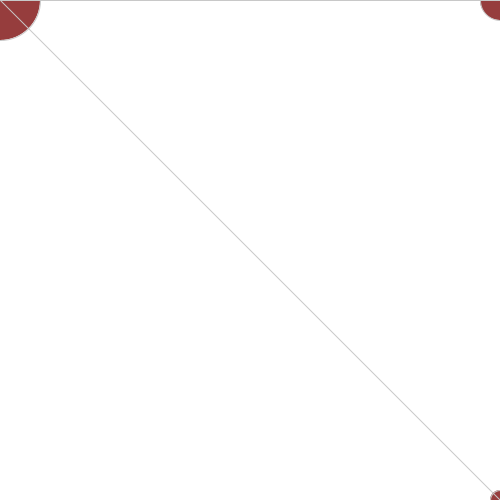
Frame 1 (no input)
Frame 60 (the mouse pressed at the canvas centre just before this capture): identical to frame 1, image omitted
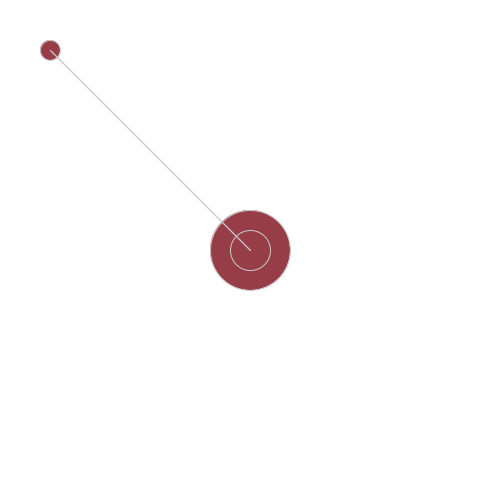
Frame 120 (the mouse held since frame 60 and released just before this capture)

The Processing sketch that drew these frames (run headless with seeded random() and noise(); from frame 60 on, the mouse is pressed at the canvas centre):

// Processing sketch: processing_166586
// ── processing_166586.pde

void setup() {
  size(500, 500);
  frameRate(15);
  fill(0);
  colorMode(HSB);
}
void draw() {
  float angle = atan2(mouseY, mouseX);
  float deg = degrees(angle);
  background(255);
  stroke(200);
  fill((mouseX+mouseY)/2,150,150);
  ellipse(mouseX, mouseY, 80, 80);
  ellipse(width-mouseX, mouseY, 40, 40);
  ellipse(width-mouseX*1.8, height-mouseY*1.8, 20, 20);
  line(mouseX,mouseY,width-mouseX,mouseY);
  line(mouseX,mouseY,width-mouseX*1.8,height-mouseY*1.8);
  line(width-mouseX*1.8,height-mouseY*1.8,width-mouseX,mouseY);
}
